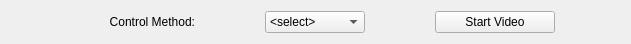
   <widget class="QWidget" name="gridLayoutWidget">
    <property name="geometry">
     <rect>
      <x>10</x>
      <y>10</y>
      <width>631</width>
      <height>41</height>
     </rect>
    </property>
    <layout class="QGridLayout" name="gridLayout">
     <item row="0" column="2">
      <widget class="QPushButton" name="Manual_SwitchButton">
       <property name="sizePolicy">
        <sizepolicy hsizetype="Maximum" vsizetype="Maximum">
         <horstretch>0</horstretch>
         <verstretch>0</verstretch>
        </sizepolicy>
       </property>
       <property name="maximumSize">
        <size>
         <width>120</width>
         <height>16777215</height>
        </size>
       </property>
       <property name="text">
        <string>Start Video</string>
       </property>
      </widget>
     </item>
     <item row="0" column="0">
      <widget class="QLabel" name="label_50">
       <property name="maximumSize">
        <size>
         <width>120</width>
         <height>16777215</height>
        </size>
       </property>
       <property name="text">
        <string>Control Method:</string>
       </property>
       <property name="alignment">
        <set>Qt::AlignRight|Qt::AlignTrailing|Qt::AlignVCenter</set>
       </property>
      </widget>
     </item>
     <item row="0" column="1">
      <widget class="QComboBox" name="comboBox">
       <property name="maximumSize">
        <size>
         <width>100</width>
         <height>16777215</height>
        </size>
       </property>
       <item>
        <property name="text">
         <string>&lt;select&gt;</string>
        </property>
       </item>
       <item>
        <property name="text">
         <string>joint</string>
        </property>
       </item>
       <item>
        <property name="text">
         <string>cartesian</string>
        </property>
       </item>
       <item>
        <property name="text">
         <string>objective</string>
        </property>
       </item>
      </widget>
     </item>
    </layout>
   </widget>
